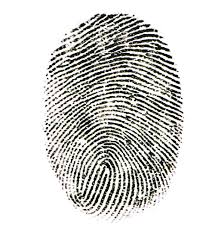
#> input picture ITT/images.jpeg, 218 x 231 px
$ python segmentation.py
#> lines starting #> are read from the running program, lines starting #| are printed output that depends on the picture; after the words box and inside, x2 and y2 are one past the last pixel; in counts of white or black regions, pixels touching at a corner belong together
# Python program to transform an image using
# threshold.
import numpy as np
import cv2
from matplotlib import pyplot as plt

# Image operation using thresholding
img = cv2.imread('images.jpeg')
#> img is the input picture: shape (231, 218, 3); mean B, G, R 207.1, 209.7, 209.9

gray = cv2.cvtColor(img, cv2.COLOR_BGR2GRAY)

ret, thresh = cv2.threshold(gray, 0, 255,
                            cv2.THRESH_BINARY +
                            cv2.THRESH_OTSU)
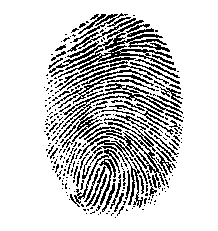
#> thresh: shape (231, 218); 80.4% white; black in thin lines or dots, all inside (x1, y1, x2, y2) = (44, 13, 184, 218)
#> ret = 153
cv2.imshow('image', thresh)
'''

fg = cv2.erode(thresh,None,iterations = 2)
cv2.imshow('image', fg) # foreground
'''


# noise removal
kernel = np.ones((3,3),np.uint8)
opening = cv2.morphologyEx(thresh,cv2.MORPH_OPEN,kernel, iterations = 2)
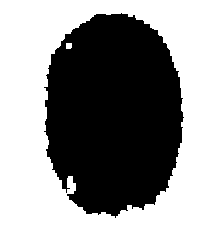
#> opening: shape (231, 218); 55.7% white; 1 black region, box (x1, y1, x2, y2) and area: (44, 13, 184, 218) 22315
# sure background area
sure_bg = cv2.dilate(opening,kernel,iterations=3)
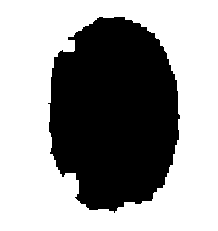
#> sure_bg: shape (231, 218); 60.3% white; 1 black region, box (x1, y1, x2, y2) and area: (48, 17, 180, 213) 19982
# Finding sure foreground area
dist_transform = cv2.distanceTransform(opening,cv2.DIST_L2,5)
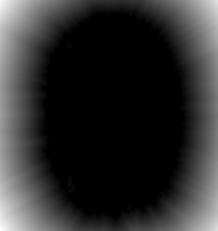
#> dist_transform: shape (231, 218) float32; min 0, max 74.5, mean 13.7; drawn with min black and max white
ret, sure_fg = cv2.threshold(dist_transform,0.7*dist_transform.max(),255,0)
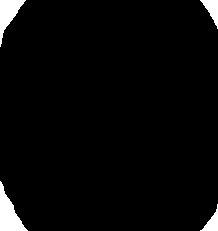
#> sure_fg: shape (231, 218) float32; 3.2% white; 4 white regions, box (x1, y1, x2, y2) and area: (0, 181, 28, 231) 657, (0, 0, 26, 47) 508, (200, 0, 218, 29) 244, (200, 204, 218, 231) 198
#> ret = 52.15
# Finding unknown region
sure_fg = np.uint8(sure_fg)
unknown = cv2.subtract(sure_bg,sure_bg)
#> unknown: shape (231, 218); every value is 0
cv2.imshow('image', sure_bg) # foreground

#adding_img = cv2.bitwise_and(img, sure_bg)

#cv2.imshow('RESULT', adding_img)
result = cv2.add(gray, sure_bg)
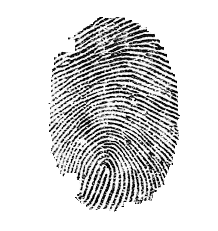
#> result: shape (231, 218); min 0, max 255, mean 214.4
cv2.imshow('RESULT', result)
cv2.waitKey(0)
cv2.destroyAllWindows()

$ run again, with ITT/fg2.png saved as ITT/images.jpeg
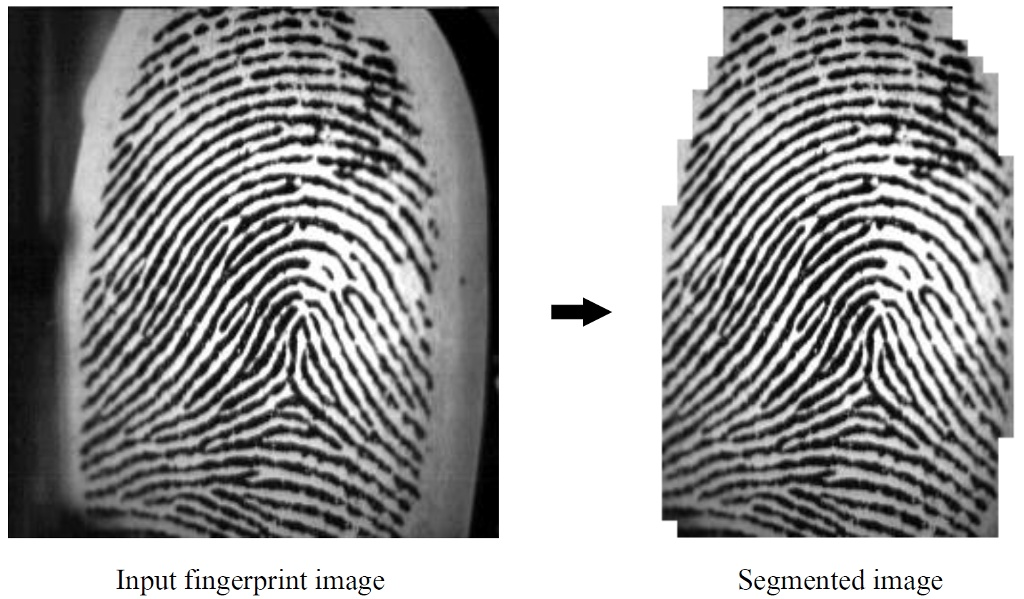
#> input picture ITT/fg2.png, 1024 x 599 px
#> img is the input picture: shape (599, 1024, 3); mean B, G, R 155.1, 155.1, 155.1
#> `ret, thresh = cv2.threshold(gray, 0, 255, cv2.THRESH_BINARY + cv2.THRE..`:
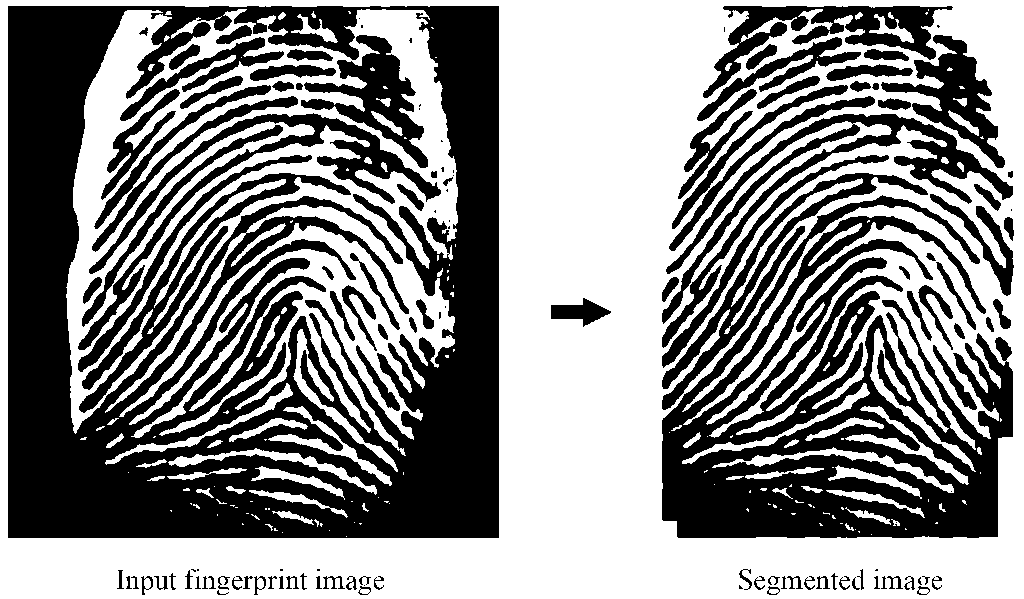
#> thresh: shape (599, 1024); 54.1% white; 134 black regions (29 under 20 px), largest, box (x1, y1, x2, y2) and area: (8, 6, 499, 538) 137373, (662, 195, 1013, 538) 56583, (662, 114, 1013, 348) 10217
#> `ret, thresh = cv2.threshold(gray, 0, 255, cv2.THRESH_BINARY + cv2.THRE..`: ret = 148
#> opening: shape (599, 1024); 49.7% white; 303 white regions, largest, box (x1, y1, x2, y2) and area: (0, 0, 1024, 599) 199698, (267, 205, 455, 446) 14594, (160, 10, 458, 271) 13576
#> sure_bg: shape (599, 1024); 70.9% white; 302 black regions (196 under 20 px), largest, box (x1, y1, x2, y2) and area: (11, 9, 496, 535) 104725, (665, 209, 1010, 535) 36801, (219, 9, 425, 164) 5801
#> `ret, sure_fg = cv2.threshold(dist_transform,0.7*dist_transform.max(),2..`: ret = 79.36
#> unknown: shape (599, 1024); every value is 0
#> `result = cv2.add(gray, sure_bg)`:
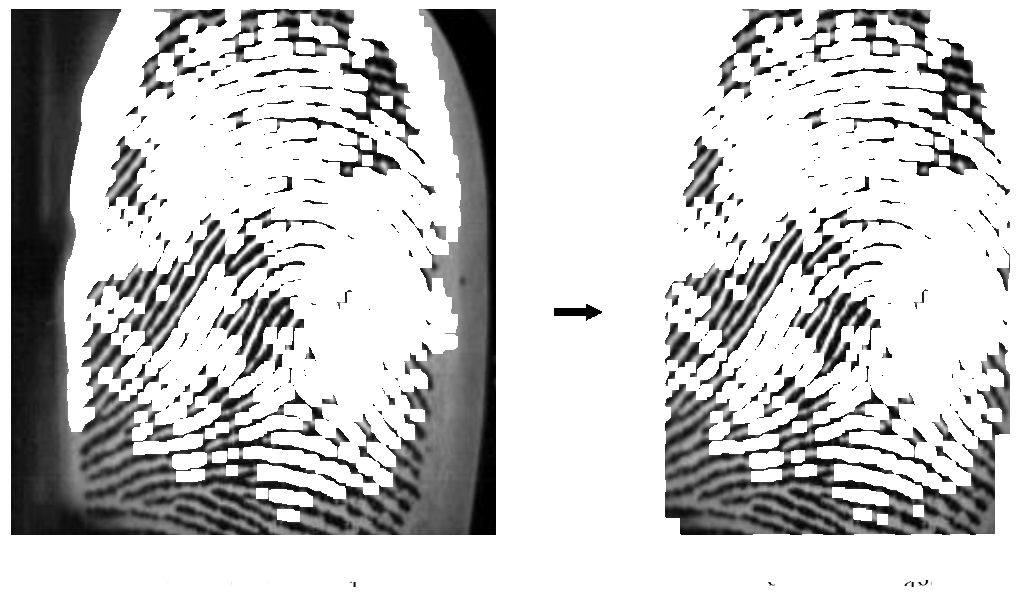
#> result: shape (599, 1024); min 0, max 255, mean 201.4

$ run again, with ITT/water_coins.jpg copied over ITT/images.jpeg
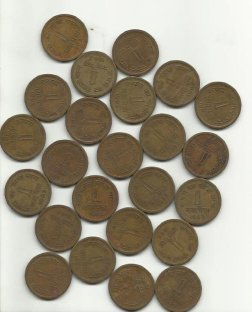
#> input picture ITT/water_coins.jpg, 252 x 312 px
#> img is the input picture: shape (312, 252, 3); mean B, G, R 136.3, 153.2, 161.4
#> `ret, thresh = cv2.threshold(gray, 0, 255, cv2.THRESH_BINARY + cv2.THRE..`:
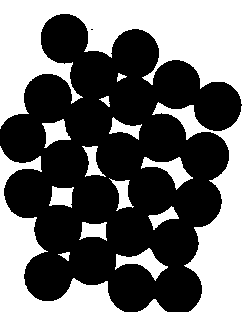
#> thresh: shape (312, 252); 44.1% white; 15 white regions, largest, box (x1, y1, x2, y2) and area: (0, 0, 252, 312) 24925, (0, 146, 124, 312) 5653, (115, 248, 168, 281) 657
#> `ret, thresh = cv2.threshold(gray, 0, 255, cv2.THRESH_BINARY + cv2.THRE..`: ret = 162
#> opening: shape (312, 252); 43.2% white; 17 white regions, largest, box (x1, y1, x2, y2) and area: (0, 0, 252, 312) 23849, (0, 150, 120, 312) 5599, (155, 104, 205, 137) 694
#> sure_bg: shape (312, 252); 54% white; 1 black region, box (x1, y1, x2, y2) and area: (0, 17, 238, 312) 36194
#> `ret, sure_fg = cv2.threshold(dist_transform,0.7*dist_transform.max(),2..`: ret = 61.12
#> unknown: shape (312, 252); every value is 0
#> `result = cv2.add(gray, sure_bg)`:
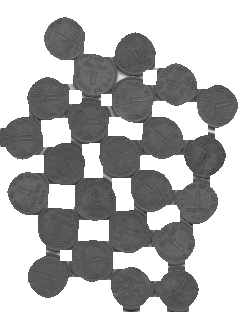
#> result: shape (312, 252); min 32, max 255, mean 179.1
